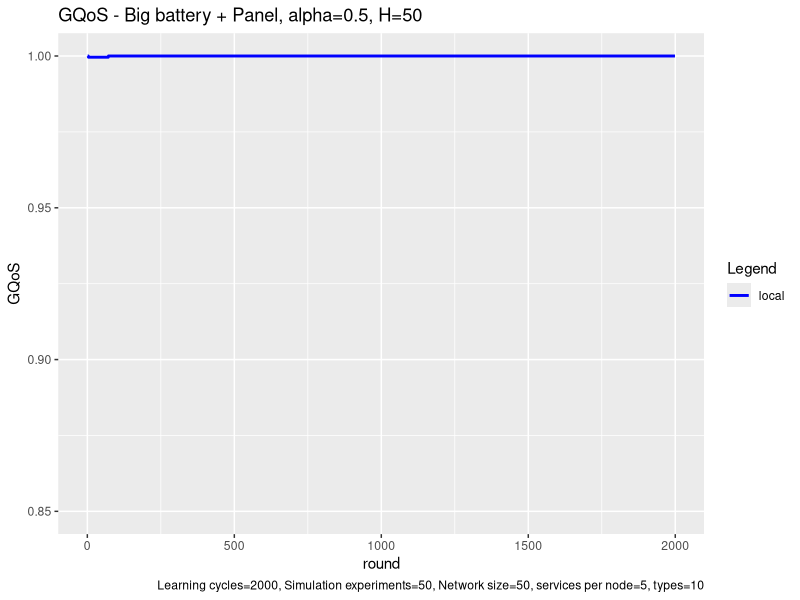

Write the R code that produced this figure.
# execute all lines: ctrl + shift + enter

library(ggplot2)

# set working directory here
setwd(dirname(rstudioapi::getSourceEditorContext()$path))


local <- read.table("exp_assembly_local_energy_template_1675714722830.txt", 
                    header = F,
                    sep = " ",
                    col.names= c("locx","locy")
)


local_x <- local$locx
local_y <- local$locy

head(local)

colors <- c("local"="blue")


ggplot(data=local, aes(x=local_x, col = group),) + 
  
  geom_line(aes(y = local_y, color = "local"), size = 1) +

  labs(x = "round",
       y = "GQoS",
       color = "Legend",
       title = "GQoS - Big battery + Panel, alpha=0.5, H=50", 
       caption = "Learning cycles=2000, Simulation experiments=50, Network size=50, services per node=5, types=10") +
  
  scale_color_manual(values = colors)  +
  ylim(0.85, 1.0)
